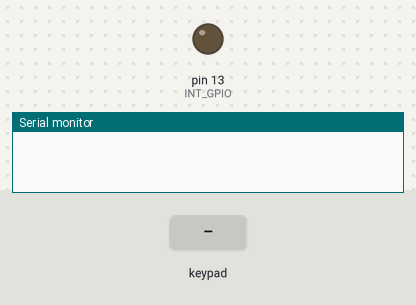
Simulated run of this sketch. Board: Arduino Uno, built with avr-gcc and run on an emulated ATmega328P. On the bench: output pins drawn as LEDs (lit = HIGH), the last lines printed to the serial monitor. The inputs (shaded band) are chosen by the test bench.

Above: at 1.2 s.
1.3 s: keypad keys 1 2 pressed 0.4 s apart
At 2.7 s:
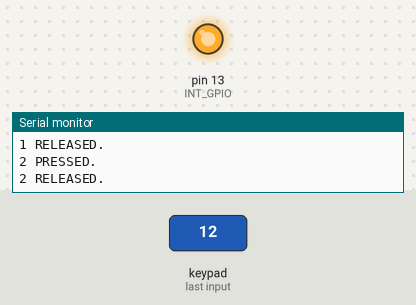
3.6 s: key '"' pressed
5.2 s: key '#' pressed
6.8 s: keypad keys 1 2 * pressed 0.4 s apart
9.8 s: key '(' pressed
Timing chart, 0 to 12.4 s (numbered marks = the images above; inputs shaded):
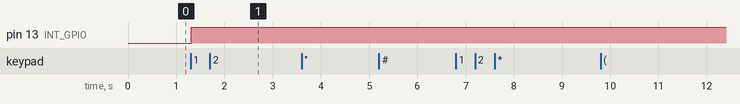

The sketch:

keyboard.ino
```cpp
#include <Keypad.h>
#include <Wire.h>

const int PRESSED_OFFSET = 100;
const int NOT_PRESSED_OFFSET = 0;
const int INT_GPIO = 13;

const byte ROWS = 5; //four rows
const byte COLS = 10; //three columns
char keys[ROWS][COLS] = {
  {1, 2, 3, 4, 5, 6, 7, 8, 9, 10},
  {11, 12, 13, 14, 15, 16, 17, 18, 19, 20},
  {21, 22, 23, 24, 25, 26, 27, 28, 29, 30},
  {31, 32, 33, 34, 35, 36, 37, 38, 39, 40},
  {41, 42, 43, 44, 45, 46, 47, 48, 49, 50},
};
byte rowPins[ROWS] = {A0, A1, A2, A3, 0}; //connect to the row pinouts of the kpd
byte colPins[COLS] = {11, 10, 9, 8, 7, 6, 5, 4, 3, 2}; //connect to the column pinouts of the kpd

Keypad kpd = Keypad( makeKeymap(keys), rowPins, colPins, ROWS, COLS );

unsigned long loopCount;
unsigned long startTime;
String msg;

#define SLAVE_ADDRESS 0x04
int state = 0;
int number = 0;
char keyVal = 0;
int currentPressedOffset = 0;

void setup() {
  pinMode(INT_GPIO, OUTPUT);

  Wire.begin(SLAVE_ADDRESS);
  Wire.onRequest(sendData);

  Serial.begin(9600);
  loopCount = 0;
  startTime = millis();
  msg = "";
}

void sendData() {
  Wire.write(keyVal);
}

void loop() {
  loopCount++;
  if ( (millis() - startTime) > 5000 ) {
    Serial.print("Average loops per second = ");
    Serial.println(loopCount / 5);
    startTime = millis();
    loopCount = 0;
  }

  // Fills kpd.key[ ] array with up-to 10 active keys.
  // Returns true if there are ANY active keys.
  if (kpd.getKeys())
  {
    for (int i = 0; i < LIST_MAX; i++) // Scan the whole key list.
    {
      if ( kpd.key[i].stateChanged )   // Only find keys that have changed state.
      {
        switch (kpd.key[i].kstate) {
          case PRESSED:
            msg = " PRESSED.";
            currentPressedOffset = PRESSED_OFFSET;
            break;
          case RELEASED:
            msg = " RELEASED.";
            currentPressedOffset = NOT_PRESSED_OFFSET;
            break;
          default:
            continue;
        }

        Serial.print(kpd.key[i].kchar);
        Serial.println(msg);

        keyVal = kpd.key[i].kchar + currentPressedOffset;


        digitalWrite(INT_GPIO, LOW);
        delay(5);
        digitalWrite(INT_GPIO, HIGH);
      }
    }
  }
}
```

Measured:
- after the input at 1.3 s, pin 13 (INT_GPIO): LOW → HIGH at once
